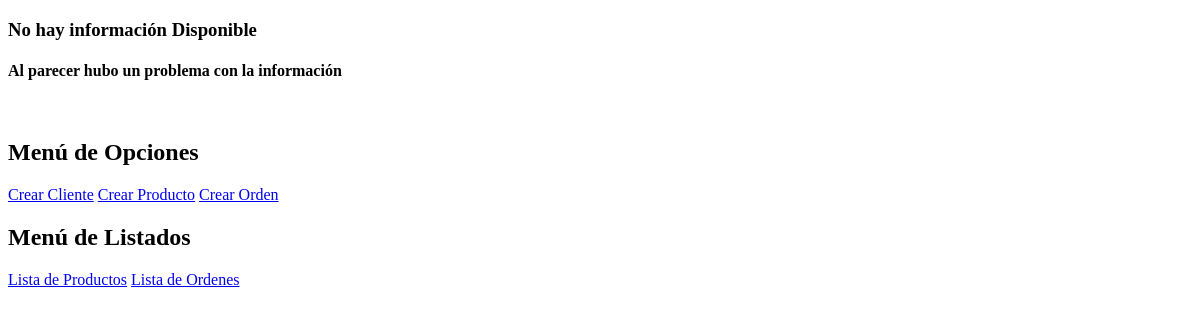
Before: /order/customer/detail/yopo/ (signed in) with the older database file.
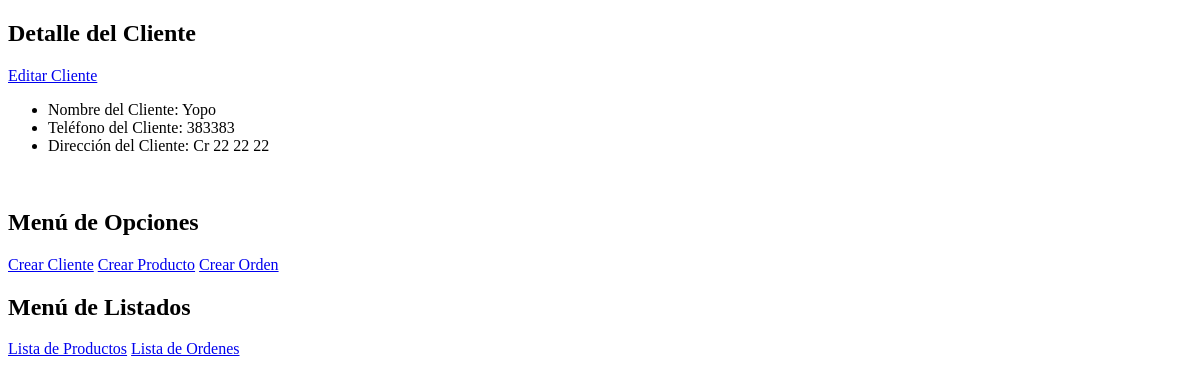
After: the same page with the newer database file.
### order/models.py (models this page shows, shortened)
class Customer(models.Model):
	customer_name = models.CharField(max_length=128,
		blank=True, null=True,
		verbose_name='Nombre',
		help_text='Ingrese el Nombre Completo.')
	customer_slug = models.SlugField(max_length=128, blank=True, null=True)
	customer_address = models.CharField(max_length=64,
		blank=True, null=True,
		verbose_name='Direccion',
		help_text='Ingrese la Direccion del Cliente.')
	customer_phone = models.CharField(max_length=24,
		blank=True, null=True,
		verbose_name='Telefono',
		help_text='Ingrese el teléfono del Cliente.')
	""" Campos para auditar el cliente con respecto a la creacion y la actualizacion """
	date_created_customer = models.DateTimeField(auto_now=True)
	date_updated_customer = models.DateTimeField()

### order/views.py (the view)
# urls.py: url(r'^customer/detail/(?P<customer_slug>[\w\-]+)/$', views.customer, name='customer'),
@login_required
def customer(request, customer_slug):
    context = {}
    try:
        customer = Customer.objects.get(customer_slug=customer_slug)
        context.update({'customer':customer, 'title': 'Detalle del Cliente'})
    except Customer.DoesNotExist:
        context.update({'error': True})
    return render(request, 'customer_detail.html', context)

### order/templates/customer_detail.html (shortened to what this page needs)
<!DOCTYPE html>
<html lang="en">
<head>
</head>
<body>
	{% if customer %}
	<h2>{{title}}</h2>
	<a href="{% url 'customer_edit' customer.id %}">Editar Cliente</a>
	<ul>
		<li>Nombre del Cliente: {{ customer.customer_name }}</li>
		<li>Teléfono del Cliente: {{ customer.customer_phone }}</li>
		<li>Dirección del Cliente: {{ customer.customer_address}}</li>
	</ul>
	{% else %}
		<h3>No hay información Disponible</h3>
	{% endif %}
	{% if error %}
		<h4>Al parecer hubo un problema con la información</h4>
	{% endif %}
	<br />
	<h2>Menú de Opciones</h2>
    <a href="{% url 'add_customer' %}">Crear Cliente</a>
    <a href="{% url 'add_product' %}">Crear Producto</a>
    <a href="{% url 'add_order' %}">Crear Orden</a><br />
    <h2>Menú de Listados</h2>
    <a href="{% url 'product_list' %}">Lista de Productos</a>
    <a href="{% url 'order_index' %}">Lista de Ordenes</a>
</body>
</html>

Changed rows visible on the page:
added Customer: customer_name "Yopo", customer_phone "383383", customer_address "Cr 22 22 22"
Other visible differences:
{{ title }}: (not shown) → "Detalle del Cliente"
text no longer shown: "No hay información Disponible Al parecer hubo un problema con la información"
text now shown: "Editar Cliente Nombre del Cliente: Teléfono del Cliente: Dirección del Cliente:"
